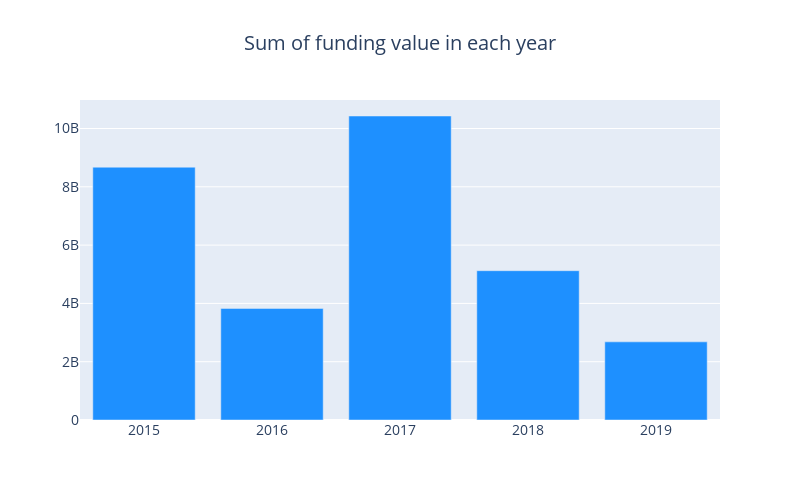

Notebook source saved alongside this figure:
### Markdown cell above
* Rapido Bike Taxi looks like leading the pack by raising 3.9 Billion USD. But wait, this looks fishy. Infact [Rapido raised 3.9 Billion INR](https://yourstory.com/2019/08/startup-funding-bike-taxi-app-rapido-series-b-westbridge-capital) and not USD. So this one is around 54 Million USD. **This also shows that the data is not very accurate and so there should be caution in using it.**
* Three of the next four high fundings are flipkart which seems to be expected and the other one is PayTM.
* Also [Swiggy raised 1 Billion USD](https://techcrunch.com/2018/12/20/swiggy-raises-1-billion/) last year which is not in the data.

We will correct the data for Rapido and do the following analysis.

### Code cell
df["CleanedAmount"][df["CleanedAmount"]==3900000000] = 50000000

cnt_df = df.groupby('year')['CleanedAmount'].agg(["sum", "mean"])
cnt_srs = cnt_df["sum"]
cnt_srs = cnt_srs.sort_index()
trace = go.Bar(
    x=cnt_srs.index,
    y=cnt_srs.values,
    marker=dict(
        color="#1E90FF",
    ),
)

layout = go.Layout(
    title=go.layout.Title(
        text="Sum of funding value in each year",
        x=0.5
    ),
    font=dict(size=14),
    width=800,
    height=500,
)

data = [trace]
fig = go.Figure(data=data, layout=layout)
py.iplot(fig, filename="funding")

### Figure 1 — Plotly figure (JSON) as saved in the notebook; plotly's stock layout.template omitted (floating-point values rounded to 4 significant figures)
{"data": [{"marker": {"color": "#1E90FF"}, "type": "bar", "x": [2015, 2016, 2017, 2018, 2019], "y": [8673018372, 3828088608, 10429309730, 5122367370, 2681000000.0]}], "layout": {"font": {"size": 14}, "height": 500, "title": {"text": "Sum of funding value in each year", "x": 0.5}, "width": 800}}
